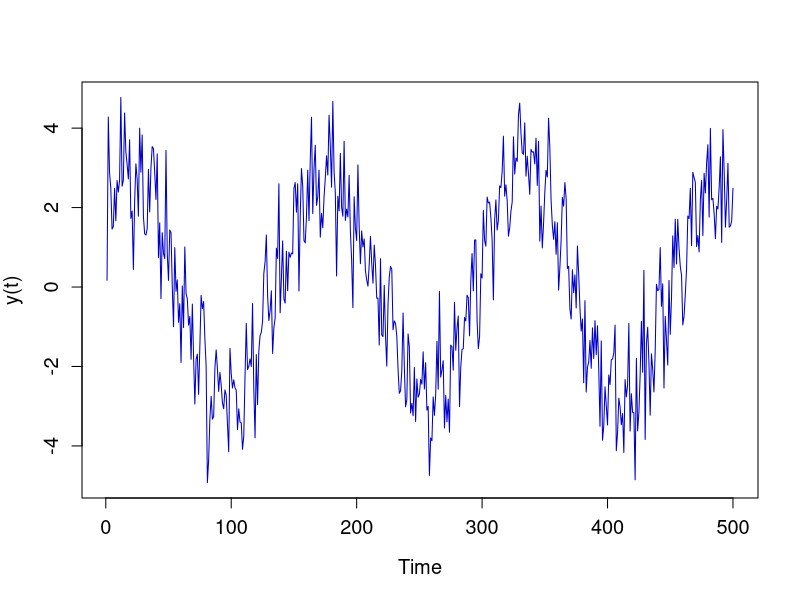

This figure's R source:
A     = 2
B     = 0.5
sigma = 0.8  # variance of the 
y     = numeric(0)

for (t in 1:500) {
    y[t] = A * cos((0.04) * t) + A * sin((0.04) * t) + B * cos((0.5) * t) + B * sin((0.5) * t) + rnorm(1, sd = sigma)
}

T = c(1:500)
plot(T, y, xlab = "Time", ylab = "y(t)", type = "l", col = "blue3", cex.lab = 1.2, cex.axis = 1.2) 
